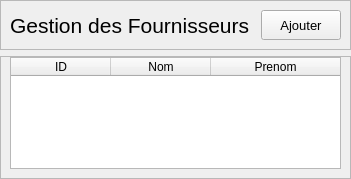
<?xml version="1.0" encoding="UTF-8"?>
<ui version="4.0">
 <class>Form</class>
 <widget class="QWidget" name="Form">
  <property name="geometry">
   <rect>
    <x>0</x>
    <y>0</y>
    <width>351</width>
    <height>179</height>
   </rect>
  </property>
  <property name="windowTitle">
   <string>Form</string>
  </property>
  <property name="styleSheet">
   <string notr="true"/>
  </property>
  <layout class="QGridLayout" name="gridLayout_2">
   <property name="leftMargin">
    <number>0</number>
   </property>
   <property name="topMargin">
    <number>0</number>
   </property>
   <property name="rightMargin">
    <number>0</number>
   </property>
   <property name="bottomMargin">
    <number>0</number>
   </property>
   <item row="0" column="0">
    <widget class="QFrame" name="frame">
     <property name="styleSheet">
      <string notr="true">
QPushButton{
	background-color:#fff;
	border:1px solid rgba(0,0,0,0.4);
	outline:none;
	border-radius:3px;
};

background-color: rgb(244, 246, 249);
</string>
     </property>
     <property name="frameShape">
      <enum>QFrame::StyledPanel</enum>
     </property>
     <property name="frameShadow">
      <enum>QFrame::Raised</enum>
     </property>
     <layout class="QHBoxLayout" name="horizontalLayout">
      <item>
       <widget class="QLabel" name="label">
        <property name="font">
         <font>
          <pointsize>16</pointsize>
         </font>
        </property>
        <property name="text">
         <string>Gestion des Fournisseurs</string>
        </property>
       </widget>
      </item>
      <item>
       <spacer name="horizontalSpacer">
        <property name="orientation">
         <enum>Qt::Horizontal</enum>
        </property>
        <property name="sizeHint" stdset="0">
         <size>
          <width>478</width>
          <height>20</height>
         </size>
        </property>
       </spacer>
      </item>
      <item>
       <widget class="QPushButton" name="ajouter_pushButton">
        <property name="minimumSize">
         <size>
          <width>80</width>
          <height>30</height>
         </size>
        </property>
        <property name="font">
         <font>
          <pointsize>10</pointsize>
          <weight>50</weight>
          <bold>false</bold>
         </font>
        </property>
        <property name="text">
         <string>Ajouter</string>
        </property>
       </widget>
      </item>
     </layout>
    </widget>
   </item>
   <item row="1" column="0">
    <widget class="QFrame" name="frame_2">
     <property name="frameShape">
      <enum>QFrame::StyledPanel</enum>
     </property>
     <property name="frameShadow">
      <enum>QFrame::Raised</enum>
     </property>
     <layout class="QGridLayout" name="gridLayout">
      <property name="topMargin">
       <number>0</number>
      </property>
      <item row="0" column="0">
       <widget class="QTableWidget" name="tableWidget">
        <property name="editTriggers">
         <set>QAbstractItemView::NoEditTriggers</set>
        </property>
        <attribute name="horizontalHeaderStretchLastSection">
         <bool>true</bool>
        </attribute>
        <attribute name="verticalHeaderMinimumSectionSize">
         <number>40</number>
        </attribute>
        <column>
         <property name="text">
          <string>ID</string>
         </property>
        </column>
        <column>
         <property name="text">
          <string>Nom</string>
         </property>
        </column>
        <column>
         <property name="text">
          <string>Prenom</string>
         </property>
        </column>
       </widget>
      </item>
     </layout>
    </widget>
   </item>
  </layout>
 </widget>
 <resources/>
 <connections/>
</ui>
